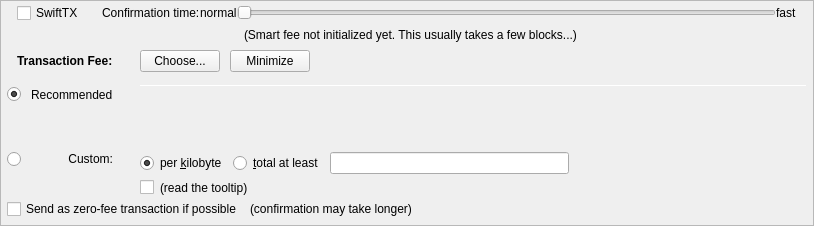
         <widget class="QFrame" name="frameFee">
          <property name="sizePolicy">
           <sizepolicy hsizetype="Expanding" vsizetype="Expanding">
            <horstretch>0</horstretch>
            <verstretch>0</verstretch>
           </sizepolicy>
          </property>
          <property name="maximumSize">
           <size>
            <width>16777215</width>
            <height>16777215</height>
           </size>
          </property>
          <property name="frameShape">
           <enum>QFrame::StyledPanel</enum>
          </property>
          <property name="frameShadow">
           <enum>QFrame::Sunken</enum>
          </property>
          <layout class="QVBoxLayout" name="verticalLayoutFee1">
           <property name="spacing">
            <number>0</number>
           </property>
           <property name="leftMargin">
            <number>0</number>
           </property>
           <property name="topMargin">
            <number>0</number>
           </property>
           <property name="rightMargin">
            <number>0</number>
           </property>
           <property name="bottomMargin">
            <number>0</number>
           </property>
           <item>
            <layout class="QVBoxLayout" name="verticalLayoutFee2" stretch="0,0,0,0">
             <property name="spacing">
              <number>0</number>
             </property>
             <property name="leftMargin">
              <number>6</number>
             </property>
             <property name="topMargin">
              <number>0</number>
             </property>
             <property name="rightMargin">
              <number>6</number>
             </property>
             <item>
              <layout class="QVBoxLayout" name="verticalLayout_feeConf">
               <property name="spacing">
                <number>0</number>
               </property>
               <property name="leftMargin">
                <number>10</number>
               </property>
               <property name="rightMargin">
                <number>10</number>
               </property>
               <property name="bottomMargin">
                <number>5</number>
               </property>
               <item>
                <layout class="QHBoxLayout" name="horizontalLayoutFee9">
                 <item>
                  <widget class="QCheckBox" name="checkSwiftTX">
                   <property name="enabled">
                    <bool>true</bool>
                   </property>
                   <property name="minimumSize">
                    <size>
                     <width>85</width>
                     <height>0</height>
                    </size>
                   </property>
                   <property name="toolTip">
                    <string>SwiftTX technology allows for near instant transactions - A flat fee of 0.01 DCO applies</string>
                   </property>
                   <property name="text">
                    <string>SwiftTX</string>
                   </property>
                  </widget>
                 </item>
                 <item>
                  <widget class="QLabel" name="labelSmartFee3">
                   <property name="text">
                    <string>Confirmation time:</string>
                   </property>
                   <property name="margin">
                    <number>2</number>
                   </property>
                  </widget>
                 </item>
                 <item>
                  <widget class="QLabel" name="labelSmartFeeNormal">
                   <property name="text">
                    <string>normal</string>
                   </property>
                   <property name="margin">
                    <number>8</number>
                   </property>
                  </widget>
                 </item>
                 <item>
                  <widget class="QSlider" name="sliderSmartFee">
                   <property name="minimumSize">
                    <size>
                     <width>0</width>
                     <height>24</height>
                    </size>
                   </property>
                   <property name="minimum">
                    <number>0</number>
                   </property>
                   <property name="maximum">
                    <number>24</number>
                   </property>
                   <property name="pageStep">
                    <number>1</number>
                   </property>
                   <property name="value">
                    <number>0</number>
                   </property>
                   <property name="orientation">
                    <enum>Qt::Horizontal</enum>
                   </property>
                   <property name="invertedAppearance">
                    <bool>false</bool>
                   </property>
                   <property name="invertedControls">
                    <bool>false</bool>
                   </property>
                   <property name="tickPosition">
                    <enum>QSlider::NoTicks</enum>
                   </property>
                  </widget>
                 </item>
                 <item>
                  <widget class="QLabel" name="labelSmartFeeFast">
                   <property name="text">
                    <string>fast</string>
                   </property>
                   <property name="margin">
                    <number>8</number>
                   </property>
                  </widget>
                 </item>
                </layout>
               </item>
               <item>
                <layout class="QHBoxLayout" name="horizontalLayout_recommended_texts">
                 <property name="spacing">
                  <number>0</number>
                 </property>
                 <item>
                  <spacer name="horizontalSpacer_8">
                   <property name="orientation">
                    <enum>Qt::Horizontal</enum>
                   </property>
                   <property name="sizeHint" stdset="0">
                    <size>
                     <width>40</width>
                     <height>20</height>
                    </size>
                   </property>
                  </spacer>
                 </item>
                 <item>
                  <widget class="QLabel" name="labelFeeEstimation">
                   <property name="text">
                    <string/>
                   </property>
                   <property name="margin">
                    <number>2</number>
                   </property>
                  </widget>
                 </item>
                 <item>
                  <widget class="QLabel" name="labelSmartFee2">
                   <property name="text">
                    <string>(Smart fee not initialized yet. This usually takes a few blocks...)</string>
                   </property>
                   <property name="alignment">
                    <set>Qt::AlignLeading|Qt::AlignLeft|Qt::AlignVCenter</set>
                   </property>
                   <property name="wordWrap">
                    <bool>false</bool>
                   </property>
                   <property name="margin">
                    <number>2</number>
                   </property>
                   <property name="indent">
                    <number>-1</number>
                   </property>
                  </widget>
                 </item>
                 <item>
                  <spacer name="horizontalSpacer_3">
                   <property name="orientation">
                    <enum>Qt::Horizontal</enum>
                   </property>
                   <property name="sizeHint" stdset="0">
                    <size>
                     <width>40</width>
                     <height>20</height>
                    </size>
                   </property>
                  </spacer>
                 </item>
                </layout>
               </item>
              </layout>
             </item>
             <item>
              <layout class="QHBoxLayout" name="horizontalLayoutFee1">
               <property name="leftMargin">
                <number>10</number>
               </property>
               <property name="rightMargin">
                <number>10</number>
               </property>
               <property name="bottomMargin">
                <number>0</number>
               </property>
               <item>
                <layout class="QVBoxLayout" name="verticalLayoutFee7">
                 <property name="spacing">
                  <number>0</number>
                 </property>
                 <item>
                  <layout class="QHBoxLayout" name="horizontalLayoutSmartFee">
                   <property name="spacing">
                    <number>10</number>
                   </property>
                   <item>
                    <widget class="QLabel" name="labelFeeHeadline">
                     <property name="sizePolicy">
                      <sizepolicy hsizetype="Preferred" vsizetype="Maximum">
                       <horstretch>0</horstretch>
                       <verstretch>0</verstretch>
                      </sizepolicy>
                     </property>
                     <property name="font">
                      <font>
                       <weight>75</weight>
                       <bold>true</bold>
                      </font>
                     </property>
                     <property name="styleSheet">
                      <string notr="true">font-weight:bold;</string>
                     </property>
                     <property name="text">
                      <string>Transaction Fee:</string>
                     </property>
                    </widget>
                   </item>
                   <item>
                    <widget class="QLabel" name="labelFeeMinimized">
                     <property name="text">
                      <string/>
                     </property>
                    </widget>
                   </item>
                   <item>
                    <widget class="QPushButton" name="buttonChooseFee">
                     <property name="text">
                      <string>Choose...</string>
                     </property>
                    </widget>
                   </item>
                   <item>
                    <widget class="QPushButton" name="buttonMinimizeFee">
                     <property name="toolTip">
                      <string>collapse fee-settings</string>
                     </property>
                     <property name="text">
                      <string>Minimize</string>
                     </property>
                    </widget>
                   </item>
                  </layout>
                 </item>
                 <item>
                  <spacer name="verticalSpacer_5">
                   <property name="orientation">
                    <enum>Qt::Vertical</enum>
                   </property>
                   <property name="sizeHint" stdset="0">
                    <size>
                     <width>1</width>
                     <height>1</height>
                    </size>
                   </property>
                  </spacer>
                 </item>
                </layout>
               </item>
               <item>
                <spacer name="horizontalSpacer_4">
                 <property name="orientation">
                  <enum>Qt::Horizontal</enum>
                 </property>
                 <property name="sizeHint" stdset="0">
                  <size>
                   <width>40</width>
                   <height>20</height>
                  </size>
                 </property>
                </spacer>
               </item>
              </layout>
             </item>
             <item>
              <widget class="QFrame" name="frameFeeSelection">
               <layout class="QVBoxLayout" name="verticalLayoutFee12">
                <property name="spacing">
                 <number>0</number>
                </property>
                <property name="leftMargin">
                 <number>0</number>
                </property>
                <property name="topMargin">
                 <number>0</number>
                </property>
                <property name="rightMargin">
                 <number>0</number>
                </property>
                <property name="bottomMargin">
                 <number>0</number>
                </property>
                <item>
                 <layout class="QGridLayout" name="gridLayoutFee">
                  <property name="topMargin">
                   <number>10</number>
                  </property>
                  <property name="bottomMargin">
                   <number>4</number>
                  </property>
                  <property name="horizontalSpacing">
                   <number>10</number>
                  </property>
                  <property name="verticalSpacing">
                   <number>4</number>
                  </property>
                  <item row="2" column="0">
                   <layout class="QVBoxLayout" name="verticalLayoutFee4" stretch="0">
                    <item>
                     <spacer name="verticalSpacer_2">
                      <property name="orientation">
                       <enum>Qt::Vertical</enum>
                      </property>
                      <property name="sizeHint" stdset="0">
                       <size>
                        <width>1</width>
                        <height>1</height>
                       </size>
                      </property>
                     </spacer>
                    </item>
                   </layout>
                  </item>
                  <item row="3" column="0">
                   <layout class="QVBoxLayout" name="verticalLayoutFee9" stretch="0,1">
                    <item>
                     <widget class="QRadioButton" name="radioCustomFee">
                      <property name="text">
                       <string/>
                      </property>
                      <attribute name="buttonGroup">
                       <string notr="true">groupFee</string>
                      </attribute>
                     </widget>
                    </item>
                    <item>
                     <spacer name="verticalSpacer_6">
                      <property name="orientation">
                       <enum>Qt::Vertical</enum>
                      </property>
                      <property name="sizeHint" stdset="0">
                       <size>
                        <width>1</width>
                        <height>1</height>
                       </size>
                      </property>
                     </spacer>
                    </item>
                   </layout>
                  </item>
                  <item row="3" column="1">
                   <widget class="QLabel" name="labelCustomFee">
                    <property name="text">
                     <string>Custom:</string>
                    </property>
                    <property name="alignment">
                     <set>Qt::AlignRight|Qt::AlignTop|Qt::AlignTrailing</set>
                    </property>
                   </widget>
                  </item>
                  <item row="3" column="4">
                   <layout class="QVBoxLayout" name="verticalLayoutFee8">
                    <property name="spacing">
                     <number>6</number>
                    </property>
                    <item>
                     <layout class="QHBoxLayout" name="horizontalLayoutFee13">
                      <item>
                       <widget class="QRadioButton" name="radioCustomPerKilobyte">
                        <property name="toolTip">
                         <string>If the custom fee is set to 1000 uDCOs and the transaction is only 250 bytes, then &quot;per kilobyte&quot; only pays 250 uDCOs in fee,&lt;br /&gt;while &quot;at least&quot; pays 1000 uDCOs. For transactions bigger than a kilobyte both pay by kilobyte.</string>
                        </property>
                        <property name="text">
                         <string>per &amp;kilobyte</string>
                        </property>
                        <property name="checked">
                         <bool>true</bool>
                        </property>
                        <attribute name="buttonGroup">
                         <string notr="true">groupCustomFee</string>
                        </attribute>
                       </widget>
                      </item>
                      <item>
                       <widget class="QRadioButton" name="radioCustomAtLeast">
                        <property name="toolTip">
                         <string>If the custom fee is set to 1000 uDCOs and the transaction is only 250 bytes, then &quot;per kilobyte&quot; only pays 250 uDCOs in fee,&lt;br /&gt;while &quot;total at least&quot; pays 1000 uDCOs. For transactions bigger than a kilobyte both pay by kilobyte.</string>
                        </property>
                        <property name="text">
                         <string>&amp;total at least</string>
                        </property>
                        <attribute name="buttonGroup">
                         <string notr="true">groupCustomFee</string>
                        </attribute>
                       </widget>
                      </item>
                      <item>
                       <widget class="BitcoinAmountField" name="customFee"/>
                      </item>
                      <item>
                       <spacer name="horizontalSpacer_6">
                        <property name="orientation">
                         <enum>Qt::Horizontal</enum>
                        </property>
                        <property name="sizeHint" stdset="0">
                         <size>
                          <width>1</width>
                          <height>1</height>
                         </size>
                        </property>
                       </spacer>
                      </item>
                     </layout>
                    </item>
                    <item>
                     <layout class="QHBoxLayout" name="horizontalLayoutFee8">
                      <item>
                       <widget class="QCheckBox" name="checkBoxMinimumFee">
                        <property name="toolTip">
                         <string>Paying only the minimum fee is just fine as long as there is less transaction volume than space in the blocks.&lt;br /&gt;But be aware that this can end up in a never confirming transaction once there is more demand for DropCoin transactions than the network can process.</string>
                        </property>
                        <property name="text">
                         <string/>
                        </property>
                       </widget>
                      </item>
                      <item>
                       <widget class="QLabel" name="labelMinFeeWarning">
                        <property name="enabled">
                         <bool>true</bool>
                        </property>
                        <property name="toolTip">
                         <string>Paying only the minimum fee is just fine as long as there is less transaction volume than space in the blocks.&lt;br /&gt;But be aware that this can end up in a never confirming transaction once there is more demand for DropCoin transactions than the network can process.</string>
                        </property>
                        <property name="text">
                         <string>(read the tooltip)</string>
                        </property>
                        <property name="margin">
                         <number>5</number>
                        </property>
                       </widget>
                      </item>
                      <item>
                       <spacer name="horizontalSpacer_2">
                        <property name="orientation">
                         <enum>Qt::Horizontal</enum>
                        </property>
                        <property name="sizeHint" stdset="0">
                         <size>
                          <width>1</width>
                          <height>1</height>
                         </size>
                        </property>
                       </spacer>
                      </item>
                     </layout>
                    </item>
                   </layout>
                  </item>
                  <item row="1" column="1">
                   <widget class="QLabel" name="labelSmartFee_2">
                    <property name="text">
                     <string>Recommended</string>
                    </property>
                   </widget>
                  </item>
                  <item row="1" column="2">
                   <widget class="QLabel" name="labelSmartFee">
                    <property name="text">
                     <string/>
                    </property>
                    <property name="margin">
                     <number>2</number>
                    </property>
                   </widget>
                  </item>
                  <item row="1" column="0">
                   <widget class="QRadioButton" name="radioSmartFee">
                    <property name="text">
                     <string/>
                    </property>
                    <property name="checked">
                     <bool>true</bool>
                    </property>
                    <attribute name="buttonGroup">
                     <string notr="true">groupFee</string>
                    </attribute>
                   </widget>
                  </item>
                  <item row="0" column="4" rowspan="3">
                   <layout class="QVBoxLayout" name="verticalLayoutFee3" stretch="0,0,0,0">
                    <property name="spacing">
                     <number>6</number>
                    </property>
                    <property name="topMargin">
                     <number>2</number>
                    </property>
                    <property name="bottomMargin">
                     <number>20</number>
                    </property>
                    <item>
                     <widget class="Line" name="line_2">
                      <property name="minimumSize">
                       <size>
                        <width>0</width>
                        <height>1</height>
                       </size>
                      </property>
                      <property name="maximumSize">
                       <size>
                        <width>16777215</width>
                        <height>1</height>
                       </size>
                      </property>
                      <property name="orientation">
                       <enum>Qt::Horizontal</enum>
                      </property>
                     </widget>
                    </item>
                    <item>
                     <layout class="QHBoxLayout" name="horizontalLayoutFee12">
                      <item>
                       <spacer name="horizontalSpacer_5">
                        <property name="orientation">
                         <enum>Qt::Horizontal</enum>
                        </property>
                        <property name="sizeHint" stdset="0">
                         <size>
                          <width>1</width>
                          <height>1</height>
                         </size>
                        </property>
                       </spacer>
                      </item>
                     </layout>
                    </item>
                    <item>
                     <spacer name="verticalSpacer_4">
                      <property name="orientation">
                       <enum>Qt::Vertical</enum>
                      </property>
                      <property name="sizeHint" stdset="0">
                       <size>
                        <width>1</width>
                        <height>1</height>
                       </size>
                      </property>
                     </spacer>
                    </item>
                    <item>
                     <spacer name="verticalSpacer_3">
                      <property name="orientation">
                       <enum>Qt::Vertical</enum>
                      </property>
                      <property name="sizeHint" stdset="0">
                       <size>
                        <width>20</width>
                        <height>40</height>
                       </size>
                      </property>
                     </spacer>
                    </item>
                   </layout>
                  </item>
                 </layout>
                </item>
                <item>
                 <layout class="QHBoxLayout" name="horizontalLayoutFee5" stretch="0,0,0">
                  <property name="spacing">
                   <number>8</number>
                  </property>
                  <property name="bottomMargin">
                   <number>4</number>
                  </property>
                  <item>
                   <widget class="QCheckBox" name="checkBoxFreeTx">
                    <property name="text">
                     <string>Send as zero-fee transaction if possible</string>
                    </property>
                   </widget>
                  </item>
                  <item>
                   <widget class="QLabel" name="labelFreeTx">
                    <property name="text">
                     <string>(confirmation may take longer)</string>
                    </property>
                    <property name="margin">
                     <number>5</number>
                    </property>
                   </widget>
                  </item>
                  <item>
                   <spacer name="horizontalSpacerFee5">
                    <property name="orientation">
                     <enum>Qt::Horizontal</enum>
                    </property>
                    <property name="sizeHint" stdset="0">
                     <size>
                      <width>1</width>
                      <height>1</height>
                     </size>
                    </property>
                   </spacer>
                  </item>
                 </layout>
                </item>
                <item>
                 <spacer name="verticalSpacerFee2">
                  <property name="orientation">
                   <enum>Qt::Vertical</enum>
                  </property>
                  <property name="sizeHint" stdset="0">
                   <size>
                    <width>1</width>
                    <height>1</height>
                   </size>
                  </property>
                 </spacer>
                </item>
               </layout>
              </widget>
             </item>
             <item>
              <spacer name="verticalSpacerFee">
               <property name="orientation">
                <enum>Qt::Vertical</enum>
               </property>
               <property name="sizeHint" stdset="0">
                <size>
                 <width>800</width>
                 <height>1</height>
                </size>
               </property>
              </spacer>
             </item>
            </layout>
           </item>
          </layout>
         </widget>
